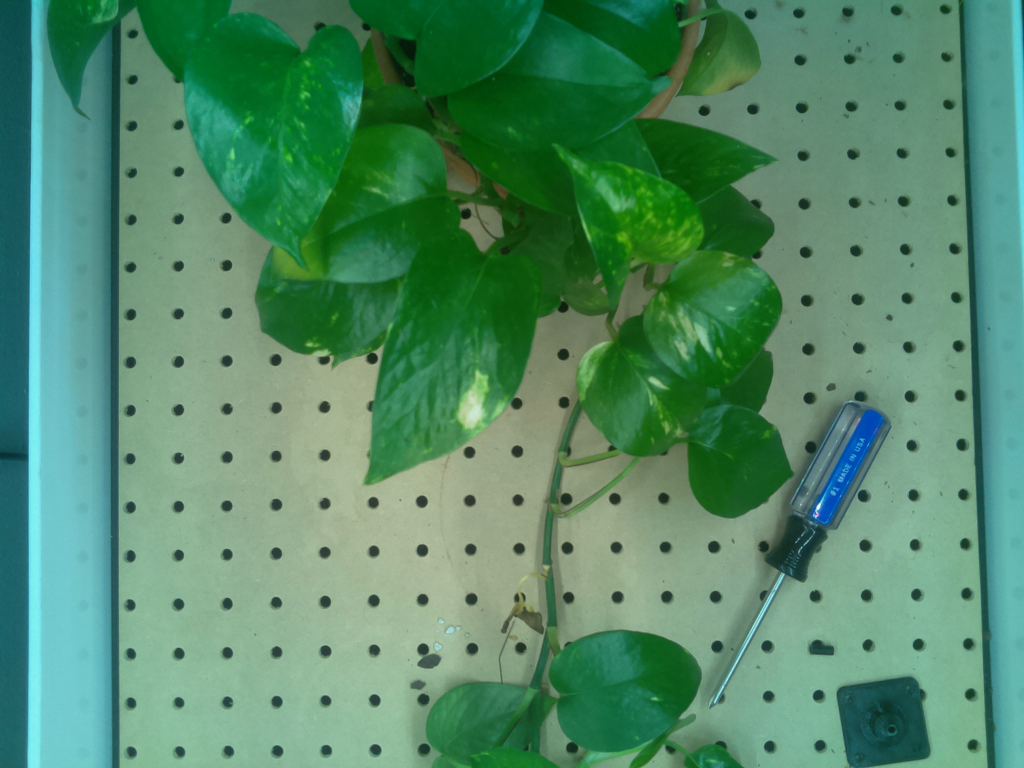
#> input picture data/raw_images/imagemap_1.png, 1024 x 768 px, found by its file name; its folder holds 8 pictures in this run
$ jupyter execute --allow-errors Untitled.ipynb
#> lines starting #> are read from the running program, lines starting #| are printed output that depends on the picture; long printed decimals are rounded
[cell 1]
import matplotlib.pyplot as plt
import numpy as np
import cv2

import sys
import os, glob
from IPython.display import Image
input_dir = '~/Development/plantMonitor/data/raw_images/'
#output_dir = '~/Development/plantMonitor/data/result_images/results.png'
#filter1 = 'route_line_*.png'

[cell 2]
img2_ = cv2.imread('/Users/jeremyhyde/Development/plantMonitor/data/raw_images/imagemap_1.png')
#> img2_ is the input picture: shape (768, 1024, 3); mean B, G, R 104.7, 137.7, 82.8
img_2 = cv2.resize(img2_, (0,0), fx=1, fy=1)
img2 = cv2.cvtColor(img_2,cv2.COLOR_BGR2GRAY)

img1_ = cv2.imread('/Users/jeremyhyde/Development/plantMonitor/data/raw_images/imagemap_0.png')
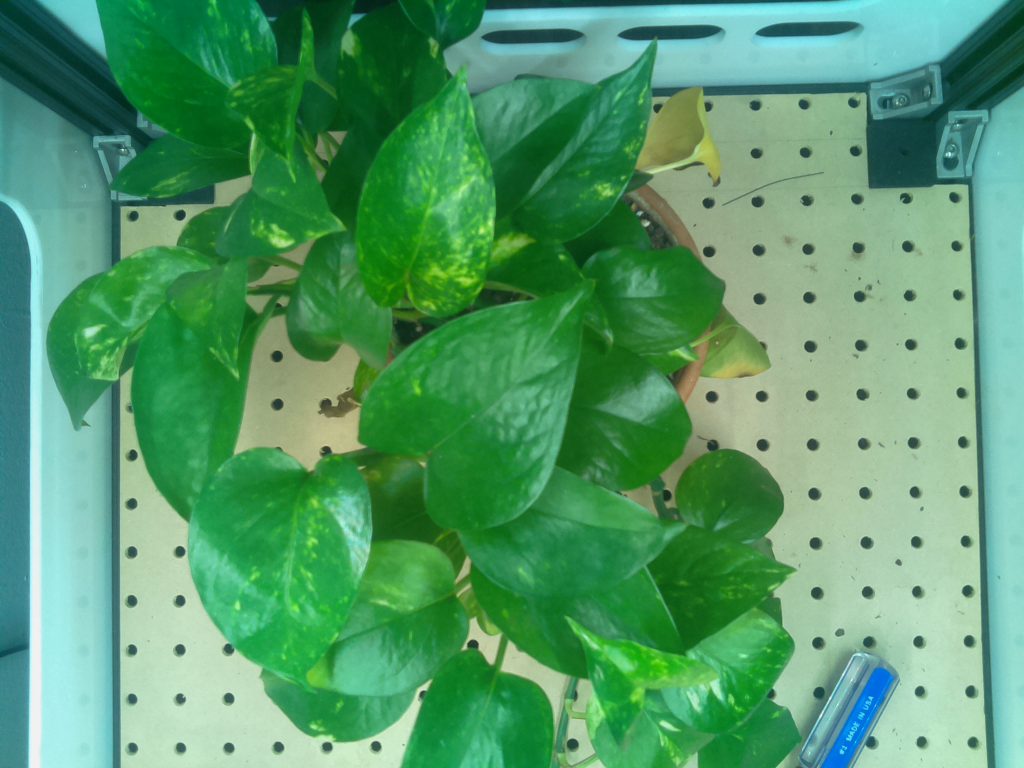
#> input picture data/raw_images/imagemap_0.png, 1024 x 768 px, found by its file name
#> img1_ is the input picture: shape (768, 1024, 3); mean B, G, R 107.1, 154, 84.4
img_1 = cv2.resize(img1_, (0,0), fx=1, fy=1)
img1 = cv2.cvtColor(img_1,cv2.COLOR_BGR2GRAY)
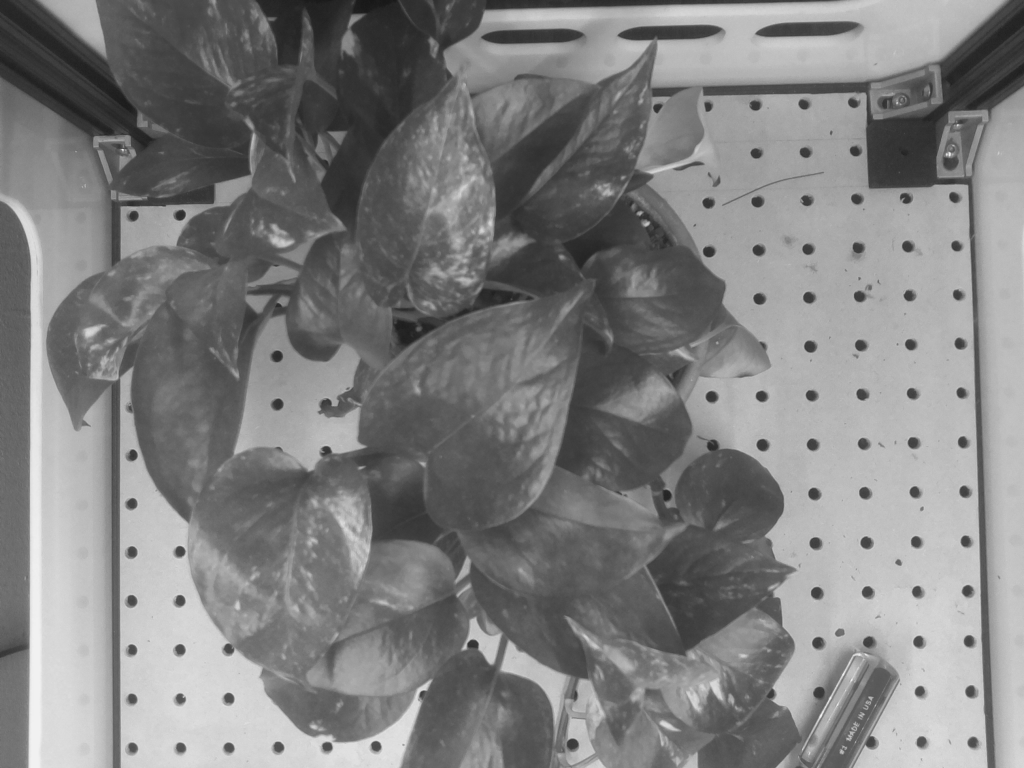
#> img1: shape (768, 1024); min 23, max 241, mean 127.8

[cell 3]
plt.imshow(img1_)
#> (this line was passed over: IPython is not available in this run)

[cell 4]
plt.imshow(img2_)
#> (this line was passed over: IPython is not available in this run)

[cell 5]
sift = cv2.xfeatures2d.SIFT_create()
kp1, des1 = sift.detectAndCompute(img1, None)
#> kp1 = 1572 keypoints; strongest (x, y, size): (376, 746, 6.8), (180, 601, 7.1), (180, 650, 7.1), (327, 747, 6.6)
kp2, des2 = sift.detectAndCompute(img2, None)
#> kp2 = 1240 keypoints; strongest (x, y, size): (422, 550, 7.6), (422, 501, 7.5), (818, 507, 3.2), (423, 600, 7.4)
matches = cv2.BFMatcher().knnMatch(des1, des2, k=2)
#> matches = 1572 matches

good =[]
for m, n in matches:
    print(m.distance, n.distance)
    if m.distance < 0.7*n.distance:
        good.append([m])
#> this loop made 1572 passes
#| 158.695 223.716
#| 80.920 160.627
#| 72.938 113.106
#| 98.585 106.986
#| 199.997 202.559
#| 91.170 124.391
#| 238.992 257.459
#| 110.291 121.161
#> (further printed lines are left out)
#> after the loop, good = 79 matches
img3 = cv2.drawMatchesKnn(img1, kp1, img2, kp2, good, None,
                          matchColor=(0, 255, 0), matchesMask=None,
                          singlePointColor=(255, 0, 0), flags=0)

[cell 6]
plt.imshow(img3)
#> (this line was passed over: IPython is not available in this run)

[cell 7]
len(good)
#> Out = 79

[cell 8]
plt.imshow(img2_)
#> (this line was passed over: IPython is not available in this run)

[cell 9]
MIN_MATCH_COUNT = 10
if len(good) > MIN_MATCH_COUNT:
    src_pts = np.float32([ kp1[m.queryIdx].pt for [m] in good ]).reshape(-1,1,2)
#> src_pts = 79 rows, first 8: [27.74, 576.6], [28.38, 409.8], [88.89, 364.7], [115.9, 601.2], [123.2, 558.6], [132.6, 747.9], [138.3, 600], [138.4, 751.5]
    dst_pts = np.float32([ kp2[m.trainIdx].pt for [m] in good ]).reshape(-1,1,2)
#> dst_pts = 79 rows, first 8: [844.3, 737.8], [844.3, 737.8], [89.14, 7.62], [114.4, 459], [122.3, 320.9], [130.5, 507.2], [329.8, 547.6], [870.3, 638.1]
    M, mask = cv2.findHomography(src_pts, dst_pts, cv2.RANSAC,5.0)
#> M = [[0.987, -0.00177, 1.03], [-0.00946, 0.973, -221.9], [1.77e-07, -4.5e-06, 1]]; mask = 79 values, max 1 at index 4, min 0 at index 0, mean 0.203
    h,w = img1.shape
#> h = 768; w = 1024
    pts = np.float32([ [0,0],[0,h-1],[w-1,h-1],[w-1,0] ]).reshape(-1,1,2)
    dst = cv2.perspectiveTransform(pts,M)
#> dst = [[1.03, -221.9], [-0.331, 526.5], [1013.2, 516.7], [1011.1, -231.5]]
    img3 = cv2.polylines(img3,[np.int32(dst)],True,255,3, cv2.LINE_AA)
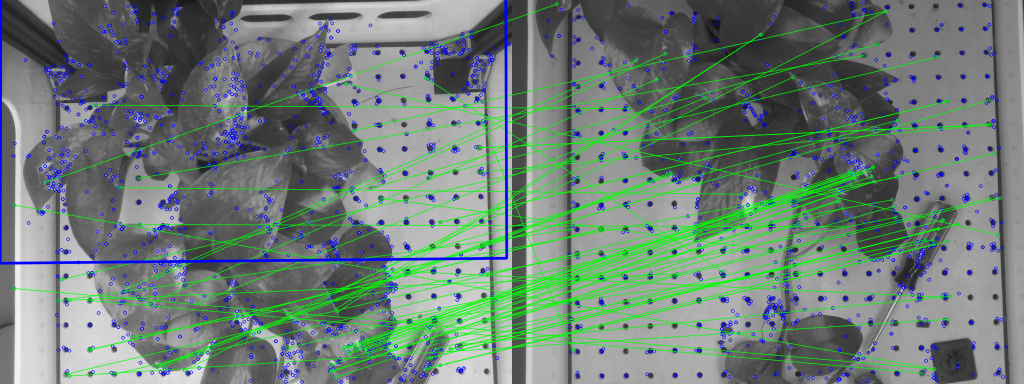
#> img3: shape (768, 2048, 3) (shown at 1/2 size); mean of channels 0, 1, 2 118.6, 126.7, 109.9; drawn as B, G, R
    #cv2.imshow("original_image_overlapping.jpg", img3)
else:
    print ("Not enough matches are found - %d/%d" % (len(good),MIN_MATCH_COUNT))

[cell 10]
plt.imshow(img3)
#> (this line was passed over: IPython is not available in this run)

[cell 11]
M
#> Out has the same summary as M

[cell 12]
img1_.shape
#> Out = (768, 1024, 3)

[cell 13]
new_img = np.zeros((img1_.shape[1]*2,img1_.shape[0]*2,3), np.uint8)
new_img.shape
#> Out = (2048, 1536, 3)

[cell 14]
M1 = M[:2,:]
#> M1 = [[0.987, -0.00177, 1.03], [-0.00946, 0.973, -221.9]]
M1[0,2] = M1[0,2]+int(img1_.shape[1]/2)
M1[1,2] = -1*M1[1,2]

[cell 15]
dst = cv2.warpAffine(img2_,M[:2,:],(new_img.shape[0],new_img.shape[1]))

[cell 16]
dst[0: int(img1_.shape[0]),int(img1_.shape[1]/2) : int(img1_.shape[1]*3/2)] = img1_[:,:]

[cell 17]
plt.imshow(dst)
#> (this line was passed over: IPython is not available in this run)

[cell 18]
import cv2
import numpy as np
img_ = cv2.imread('/Users/jeremyhyde/Development/plantMonitor/data/raw_images/imagemap_0.png')
#img_ = cv2.imread('original_image_left.jpg')
#img_ = cv2.resize(img_, (0,0), fx=1, fy=1)
img1 = cv2.cvtColor(img_,cv2.COLOR_BGR2GRAY)
img = cv2.imread('/Users/jeremyhyde/Development/plantMonitor/data/raw_images/imagemap_1.png')
#img = cv2.imread('original_image_right.jpg')
#img = cv2.resize(img, (0,0), fx=1, fy=1)
img2 = cv2.cvtColor(img,cv2.COLOR_BGR2GRAY)
sift = cv2.xfeatures2d.SIFT_create()
# find key points
kp1, des1 = sift.detectAndCompute(img1,None)
kp2, des2 = sift.detectAndCompute(img2,None)
# [5 lines of commented-out code are left out]
match = cv2.BFMatcher()
matches = match.knnMatch(des1,des2,k=2)
good = []
for m,n in matches:
    if m.distance < 0.7*n.distance:
        good.append(m)
draw_params = dict(matchColor=(0,255,0),
                       singlePointColor=None,
                       flags=2)
img3 = cv2.drawMatches(img_,kp1,img,kp2,good,None,**draw_params)
#cv2.imshow("original_image_drawMatches.jpg", img3)
MIN_MATCH_COUNT = 10
if len(good) > MIN_MATCH_COUNT:
    src_pts = np.float32([ kp1[m.queryIdx].pt for m in good ]).reshape(-1,1,2)
    dst_pts = np.float32([ kp2[m.trainIdx].pt for m in good ]).reshape(-1,1,2)
    M, mask = cv2.findHomography(src_pts, dst_pts, cv2.RANSAC, 5.0)
    h,w = img1.shape
    pts = np.float32([ [0,0],[0,h-1],[w-1,h-1],[w-1,0] ]).reshape(-1,1,2)
    dst = cv2.perspectiveTransform(pts, M)
    img2 = cv2.polylines(img2,[np.int32(dst)],True,255,3, cv2.LINE_AA)
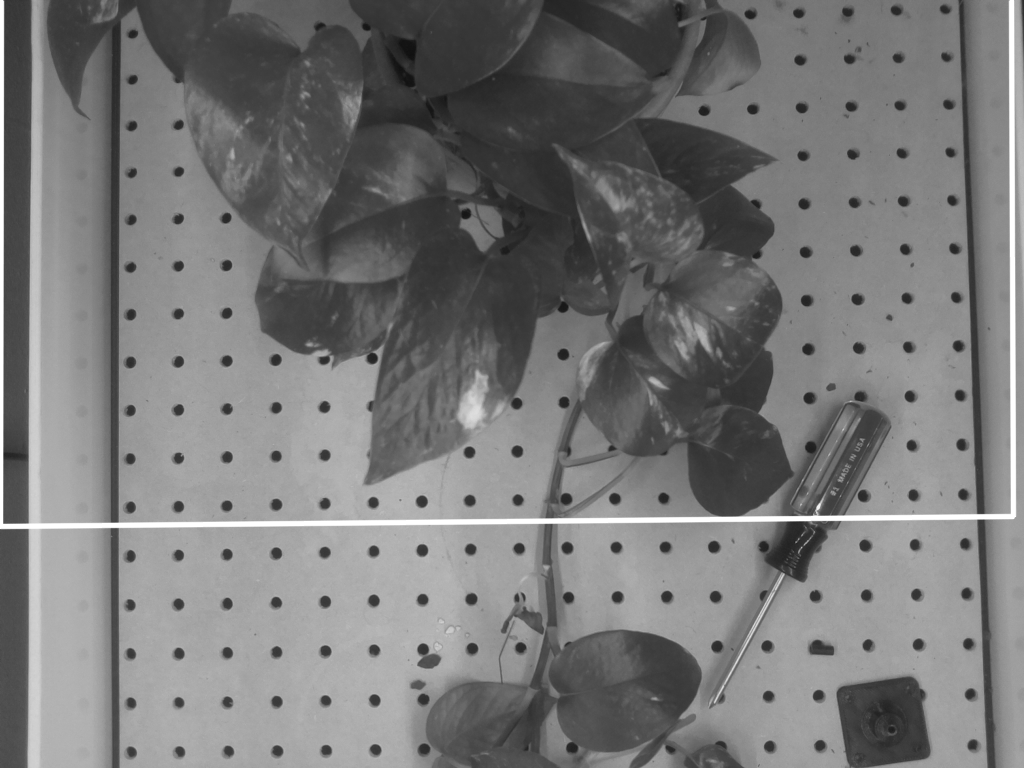
#> img2: shape (768, 1024); min 16, max 255, mean 119.1
    #cv2.imshow("original_image_overlapping.jpg", img2)
else:
    print("Not enought matches are found - %d/%d", (len(good)/MIN_MATCH_COUNT))
M
#> Out has the same summary as M

[cell 19]
M[:2,:2]
#> Out = [[0.987, -0.00177], [-0.00946, 0.973]]

[cell 20]
M[:2,2]
#> Out = [1.03, -221.9]

[cell 21]
new_size = M[:2,:-2][0]*[w,h] - [M[0,2],M[1,2]]
#> new_size = [1010.2, 980.3]
new_size
#> Out = [1010.2, 980.3]

#> (a cell that did not finish here is left out)

#> (a cell that did not finish here is left out)

[cell 24]
import cv2
import matplotlib.pyplot as plt
img2_ = cv2.imread('/Users/jeremyhyde/Development/plantMonitor/data/raw_images/imagemap_1.png')

img1_ = cv2.imread('/Users/jeremyhyde/Development/plantMonitor/data/raw_images/imagemap_0.png')

img3_ = cv2.imread('/Users/jeremyhyde/Development/plantMonitor/data/raw_images/imagemap_2.png')
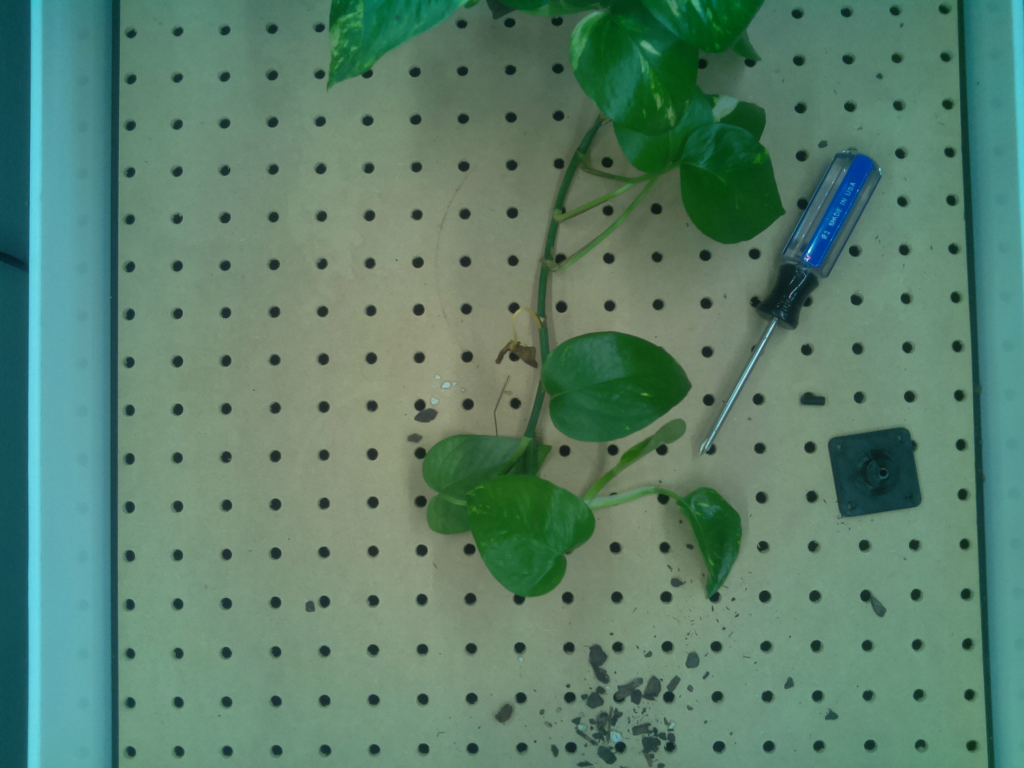
#> input picture data/raw_images/imagemap_2.png, 1024 x 768 px, found by its file name
#> img3_ is the input picture: shape (768, 1024, 3); mean B, G, R 107.9, 127.5, 90.3
img4_ = cv2.imread('/Users/jeremyhyde/Development/plantMonitor/data/raw_images/imagemap_3.png')
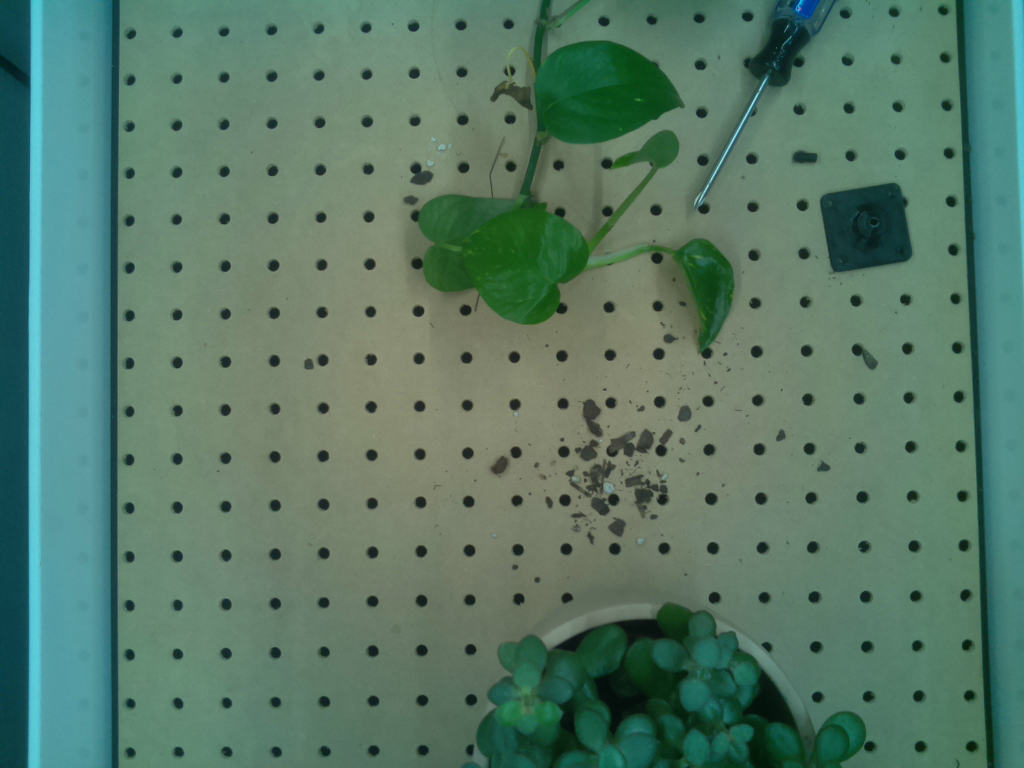
#> input picture data/raw_images/imagemap_3.png, 1024 x 768 px, found by its file name
#> img4_ is the input picture: shape (768, 1024, 3); mean B, G, R 103, 120.3, 87
img5_ = cv2.imread('/Users/jeremyhyde/Development/plantMonitor/data/raw_images/imagemap_4.png')
img6_ = cv2.imread('/Users/jeremyhyde/Development/plantMonitor/data/raw_images/imagemap_5.png')

[cell 25]
plt.imshow(img1_)
#> (this line was passed over: IPython is not available in this run)
